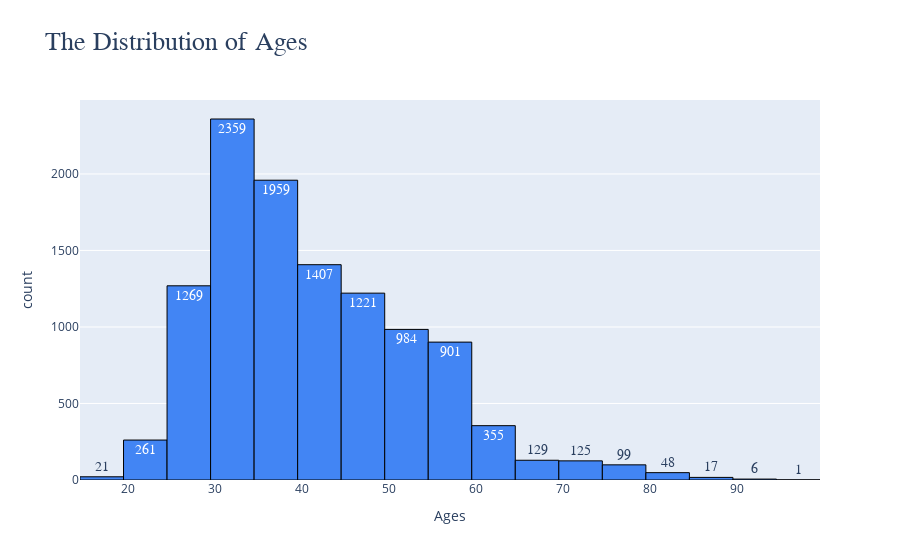

Notebook code for this chart:
### Code cell
fig = px.histogram(df["age"],
                   nbins=20,
                   color_discrete_sequence=["#4285F4"],
                   labels = {"value" :"Ages", "count" : "Frequency"},
                   title="The Distribution of Ages",text_auto=True)

fig.update_layout(showlegend = False ,title = {"font": {"size": 26,"family": "tahoma",}})
fig.update_traces(textfont= {"family": "consolas","size": 14}, hovertemplate = "Age Range: %{x}<br>Frequency: %{y}",marker = {"line": {"color": "#000", "width":1}} )

iplot(fig)

### Figure 1 — Plotly figure (JSON) as saved in the notebook; plotly's stock layout.template omitted (floating-point values rounded to 4 significant figures; data arrays with more than 128 entries replaced by an {"elided": "..."} marker saying what was removed)
{"data": [{"alignmentgroup": "True", "bingroup": "x", "hovertemplate": "Age Range: %{x}<br>Frequency: %{y}", "legendgroup": "age", "marker": {"color": "#4285F4", "line": {"color": "#000", "width": 1}, "pattern": {"shape": ""}}, "name": "age", "nbinsx": 20, "offsetgroup": "age", "orientation": "v", "showlegend": true, "textfont": {"family": "consolas", "size": 14}, "texttemplate": "%{value}", "type": "histogram", "x": {"elided": "11162 int values"}, "xaxis": "x", "yaxis": "y"}], "layout": {"barmode": "relative", "legend": {"title": {"text": "variable"}, "tracegroupgap": 0}, "showlegend": false, "title": {"font": {"family": "tahoma", "size": 26}, "text": "The Distribution of Ages"}, "xaxis": {"anchor": "y", "domain": [0, 1], "title": {"text": "Ages"}}, "yaxis": {"anchor": "x", "domain": [0, 1], "title": {"text": "count"}}}}
